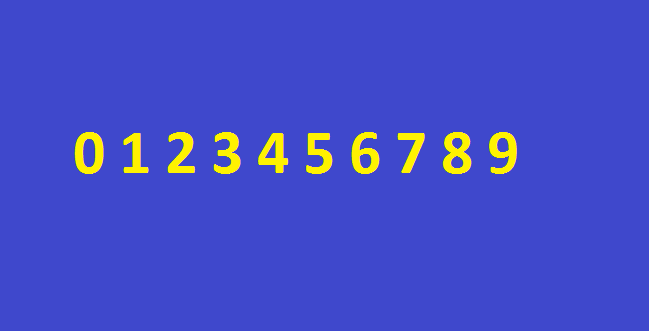
#> input picture v2/images/brojevi.png, 649 x 332 px
$ jupyter execute --allow-errors 'OCR basic.ipynb'   (shell and % lines are left out)   (Python 2 division)   (older library calls are emulated)
#> lines starting #> are read from the running program, lines starting #| are printed output that depends on the picture; after the words box and inside, x2 and y2 are one past the last pixel; in counts of white or black regions, pixels touching at a corner belong together
# Vežbe 2 - OCR (Optical character recognition)

Cilj ovih vežbi je implementacija osnovne verzije OCR-a i upoznavanje sa Keras okruženjem za rad sa neuronskim mrežama.

* Keras - Python biblioteka za laku implementaciju neuronski mreža (http://keras.io/)

### Tok aktivnosti implementacije OCR - a

Tok aktivnosti predstavlja korake koje je potrebno izvršiti prilikom implementacije OCR-a.

### Početak implementacije
Skup biblioteka sa prethodnih vežbi smo proširili Keras bibliotekom za rad sa neuronskim mrežama.

[cell 1]
#import potrebnih biblioteka
import cv2
import numpy as np
import matplotlib.pyplot as plt
import collections
from keras.models import Sequential
from keras.layers.core import Dense,Activation
from keras.optimizers import SGD

import matplotlib.pylab as pylab
pylab.rcParams['figure.figsize'] = 16, 12 # za prikaz većih slika i plotova, zakomentarisati ako nije potrebno

### Korak 1 - 3
Ovi koraci su detaljno objašnjeni na prethodnim vežbama, tao da neće biti dodatno objašnjavani

[cell 2]
def load_image(path):
#> called with path = 'images/brojevi.png'
    return cv2.cvtColor(cv2.imread(path), cv2.COLOR_BGR2RGB)
def image_gray(image):
    return cv2.cvtColor(image, cv2.COLOR_RGB2GRAY)
#> returned value: shape (332, 649)
def image_bin(image_gs):
    height, width = image_gs.shape[0:2]
#> height = 332; width = 649
    image_binary = np.ndarray((height, width), dtype=np.uint8)
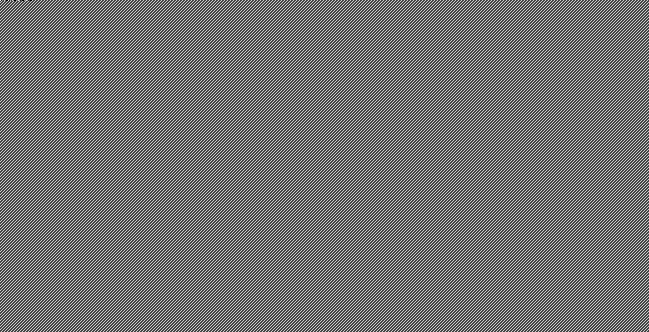
#> image_binary: shape (332, 649); min 0, max 240, mean 113
    ret,image_bin = cv2.threshold(image_gs, 127, 255, cv2.THRESH_BINARY)
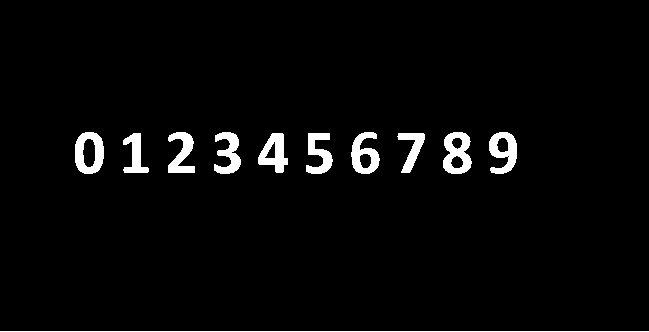
#> image_bin: shape (332, 649); 3.3% white; 11 white regions, largest, box (x1, y1, x2, y2) and area: (443, 132, 472, 174) 782, (75, 132, 104, 174) 759, (489, 132, 517, 174) 707
    return image_bin
def invert(image):
    return 255-image
def display_image(image, color= False):
    if color:
        plt.imshow(image)
    else:
        plt.imshow(image, 'gray')
def dilate(image):
    kernel = np.ones((3,3)) # strukturni element 3x3 blok
    return cv2.dilate(image, kernel, iterations=1)
#> returned value: shape (332, 649); 97.9% white; 10 black regions, largest, box (x1, y1, x2, y2) and area: (76, 133, 103, 173) 537, (444, 133, 471, 173) 521, (259, 134, 287, 172) 479
def erode(image):
    kernel = np.ones((3,3)) # strukturni element 3x3 blok
#> kernel = [[1, 1, 1], [1, 1, 1], [1, 1, 1]]
    return cv2.erode(image, kernel, iterations=1)
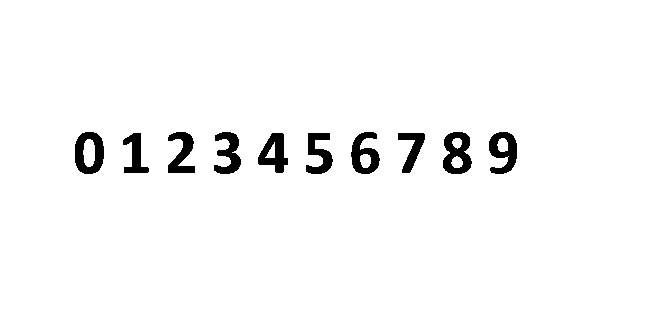
#> returned value: shape (332, 649); 97% white; 10 black regions

### Korak 4 -  izdvajanje regiona od interesa

U ovom koraku potrebno je izdvojiti samo regione(konture) od interesa. Potrebno je označiti regione od interesa na slici i napraviti listu slika od regiona koja će kasnije biti ulaz za neuronsku mrežu.

### TODO 1
* Označiti regione od interesa na originalnoj slici.
* Za svaki region napraviti posebnu sliku dimenzija 28 x 28.
* Za označavanje regiona koristiti metodu cv2.boundingRect(contour).
* Kao povratnu vrednost vratiti originalnu sliku na kojoj su obeleženi regioni i niz slika koje predstavljaju regione sortirane  po rastućoj vrednosti x ose

### TODO 2
Za potrebe TODO 1 implementirati funkciju za promenu veličine slike na 28 x 28

[cell 3]
#TODO 2
def resize_region(region):
    '''Transformisati selektovani region na sliku dimenzija 28x28'''
    return cv2.resize(region,(28,28), interpolation = cv2.INTER_NEAREST)
#TODO 1
def select_candidates(original, image_bin):
    '''Oznaciti regione od interesa na originalnoj slici.
        Za svaki region napraviti posebnu sliku dimenzija 28 x 28.
        Za označavanje regiona koristiti metodu cv2.boundingRect(contour).
        Kao povratnu vrednost vratiti originalnu sliku na kojoj su obeleženi regioni
        i niz slika koje predstavljaju regione sortirane po rastućoj vrednosti x ose
    '''
    img, contours, hierarchy = cv2.findContours(image_bin.copy(), cv2.RETR_LIST, cv2.CHAIN_APPROX_SIMPLE)
#> contours = 17 contours; largest, box (x1, y1, x2, y2) and area: (0, 0, 649, 331) 213840, (74, 131, 105, 175) 1090, (442, 131, 473, 175) 1030, (488, 131, 518, 175) 901, (350, 131, 381, 175) 886
    regions_dic = {}
    sorted_regions = [] ## lista sortiranih regiona po x osi
    for contour in contours:
        x,y,w,h = cv2.boundingRect(contour) #koordinate graničnog pravougaonika
        area = cv2.contourArea(contour)
        if area > 100 and h < 100 and h>15 and w>20:
            region = image_bin[y:y+h+1,x:x+w+1];
            regions_dic[x] = resize_region(region)
            cv2.rectangle(original,(x,y),(x+w,y+h),(0,255,0),2)
#> this loop made 17 passes
#> (x, y, w, h, area) on passes 1 to 12: (451, 156, 12, 12, 90.5), (360, 154, 11, 14, 109), (265, 142, 10, 16, 63.5), (83, 139, 12, 28, 245), (497, 138, 11, 14, 105), (452, 138, 10, 11, 67.5), (396, 132, 30, 42, 566.5), (305, 132, 29, 43, 702), (257, 132, 32, 42, 813.5), (122, 132, 28, 42, 583.5), (488, 131, 30, 44, 901), (442, 131, 31, 44, 1030)
#> (contour, x, y, w, h, area) on pass 17: ([[0, 0], [0, 330], [648, 330], [648, 0]], 0, 0, 649, 331, 213840)
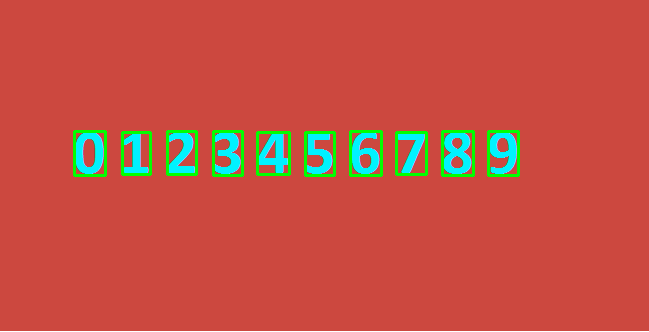
#> original: shape (332, 649, 3); mean of channels 0, 1, 2 67.7, 81, 194.4; drawn as B, G, R
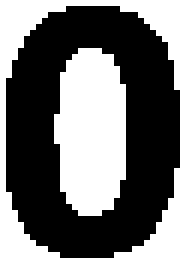
#> region: shape (45, 32) (shown 6 times larger); 47.3% white; 2 white regions, box (x1, y1, x2, y2) and area: (0, 0, 32, 45) 404, (9, 8, 21, 36) 277
#> after the loop, regions_dic = 10 items
    sorted_regions_dic = collections.OrderedDict(sorted(regions_dic.items()))
#> sorted_regions_dic = 10 items
    sorted_regions = sorted_regions_dic.values()
    return original, sorted_regions

## Korak 5

Regioni od interesa su predstavljeni vektorom čiji su elementi matrice dimenzija 28x28. Elementi matrica su vrednosti 0 ili 255. Potrebno je skalirati vrednosti elemenata matrice na opseg od 0 do 1, kako bi se pogodio linearni deo sigmoid funkcije i smanjilo vreme obučavanja.
Nakon skaliranja matrice je potrebno transformisati u vektor od 784 elementa.

##TODO 3

Skalirati sve elemente matrice na opseg od 0 do 1

##TODO 4

Svaki skalirani region transformisati u vektor od 784 elementa.

##TODO 5

Konvertovati azbuku u niz pogodan za obučavanje NM, odnosno niz čiji su svi elementi 0 osim elementa čiji je indeks jednak indeksu elementa iz alfabeta za koji formiramo niz.
Primer prvi element iz azbuke [1,0,0,0,0,0,0,0,0,0], za drugi [0,1,0,0,0,0,0,0,0,0] itd..

[cell 4]
#TODO 3
def scale_to_range(image): #skalira elemente slike na opseg od 0 do 1
    ''' Elementi matrice image su vrednosti 0 ili 255.
         Potrebno je skalirati sve elemente matrica na opseg od 0 do 1
    '''
    return image/255
#TODO 4
def prepare_for_NN(regions):
    '''Regioni su matrice dimenzija 28x28 čiji su elementi vrednosti 0 ili 255.
        Potrebno je skalirati svaki region i transformisati ga u vektor od 784 elementa '''
    ready = []
    for region in regions:
        scale = scale_to_range(region)
        ready.append(scale.flatten())
    return ready
#TODO 5
def convert_output(outputs):
    '''Konvertovati azbuku u niz pogodan za obučavanje NM,
        odnosno niz čiji su svi elementi 0 osim elementa čiji je
        indeks jednak indeksu elementa iz alfabeta za koji formiramo niz.
        Primer prvi element iz azbuke [1,0,0,0,0,0,0,0,0,0],
        za drugi [0,1,0,0,0,0,0,0,0,0] itd..
    '''
    nn_outputs = []
    for index, out in enumerate(outputs):
        output = np.zeros(len(outputs))
        output[index] = 1
        nn_outputs.append(output)
    return nn_outputs

##Korak 6

### Neuronska mreža

Veštačka neuronska mreža se sastoji od 784 ulazna neurona, 128 neurona u skrivenom sloju i 10 neurona na izlazu. Zašto baš 784 neurona na ulazu i 10 neurona na izlazu? Regione smo transformisali prvo na matricu dimenzija 28x28,a zatim u vektor od 784 elementa. Što se tiče 10 neurona na izlazu, to je posledica broja znakova u alfabetu. U našem primeru alfabet (0,1,2,3,4,5,6,7,8,9) ima 10 elemenata pa nam je potrebno 10 neurona na izlazu.
Neuronska mreža je implementirana pomoću Keras biblioteke.

[cell 5]
def NN_train(X_train, y_train):
    '''Implementacija veštačke neuronske mreže sa 784 neurona na uloznom sloju,
        128 neurona u skrivenom sloju i 10 neurona na izlazu. Aktivaciona funkcija sigmoid
    '''
    X_train = np.array(X_train, np.float32)
    y_train = np.array(y_train, np.float32)
    model = Sequential()
    model.add(Dense(input_dim=784, output_dim=128,init="glorot_uniform"))
    model.add(Activation("sigmoid"))
    model.add(Dense(input_dim=128, output_dim=10,init="glorot_uniform"))
    model.add(Activation("sigmoid"))

    sgd = SGD(lr=0.005, decay=1e-6, momentum=0.9, nesterov=True)
    model.compile(loss='mean_squared_error', optimizer=sgd)

    model.fit(X_train, y_train, nb_epoch=2000, batch_size=1, verbose = 0,shuffle=False,show_accuracy = False)#obučavanje
    score = model.evaluate(X_train, y_train, batch_size=1) #test obučenosti mreže


    return model

##Korak 7 - određivanje pobednika

Određivanje pobedničkog neurona. Pobednički neuron je neuron čija je aktivaciona vrednost najveća. Npr ako imamo dva neurona sa aktivacionim vrednostima 0.3 i 0.89, pobednik je drugi 0.89.

##TODO 6

Pronaći indeks neurona koji je najviše pobuđen.

[cell 6]
#TODO 6
def winner(outputs):
    '''pronaći indeks neurona koji je najviše pobuđen'''
    return max(enumerate(outputs), key=lambda x: x[1])[0]

##Korak 8 - prikaz rezultata

## TODO 7

Pikazati rezultat prepoznavanja neuronske mreže. Za svaki rezultat pronaći indeks pobedničkog  neurona koji ujedno predstavlja i indeks prepoznatog elementa  u azbuci. Dodati karakter iz azbuke u result

[cell 7]
def display_result(results, data):
    '''za svaki rezultat pronaći indeks pobedničkog
        regiona koji ujedno predstavlja i indeks u azbuci.
        Dodati karakter iz azbuke u result'''
    result = []
    for res in results:
        result.append(data[winner(res)])
    return result

## Start
Učitati sliku za obučavanje veštačke neuronske mreže. Transformisati sliku i binarni oblik i označiti regione od interesa (u ovom slučaju to su brojevi od 0 do 9).
Prikazati sliku sa označenim regionima od interesa.

[cell 8]
image_color = load_image('images/brojevi.png')
img = invert(image_bin(image_gray(image_color)))
img_bin = erode(dilate(img))
selected_regions, numbers = select_candidates(image_color.copy(),img)
display_image(selected_regions)

[cell 9]
#insert alphabet here
alphabet = [0,1,2,3,4,5,6,7,8,9]

[cell 10]
inputs = prepare_for_NN(numbers)
#> inputs = 10 items
outputs = convert_output(alphabet)
#> (the rest of this cell did not finish here and is left out)

### Verifikacija i primer predikcije

Za verifikaciju obučenosti neuronske mreže ćemo uzeti drugi i treći ulazni vektor.
Metoda **model.predict** kao ulazni parametar prima niz vektora dimenzija 784.
Rezultat **predict** metode je niz vektora dimenzije 10, koji sadrži koeficijente pobuđenosti.

#> (a cell that did not finish here is left out)

## TODO 8

Učitati sliku za testiranje rada OCR -a  'images/test.png'. Transformisati sliku u oblik pogodan za ulaz u neuronsku mrežu.
Prikazati rezultate predikcije kao i sliku sa označenim regionima od interesa.

PSEUDO KOD:
* učitati sliku 'images/test.png'
* pretvoriti sliku u binarnu i ako je potrebno invertovati je
* ako je potrebno primeniti eroziju i/ili diletaciju
* selektovati regione od značaja
* pripremiti podatke za ulaz na NM
* pozvati metodu **predict**, a kao parametar proslediti pripremljene podatke
* prikazati rezultate predikcije

[cell 12]
test_color = load_image('images/test.png')
#> call 2 of load_image, with path = 'images/test.png'
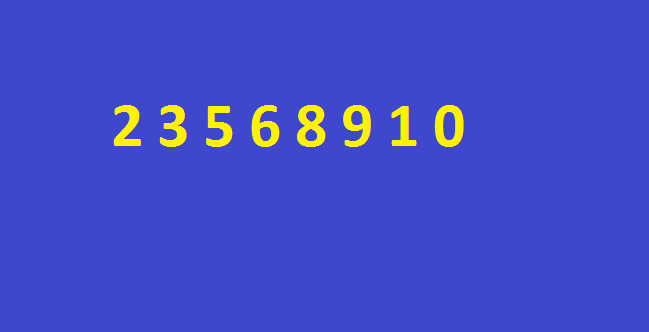
#> input picture v2/images/test.png, 649 x 332 px
test = invert(image_bin(image_gray(test_color)))
#> in image_gray (call 2), `return cv2.cvtColor(image, cv2.COLOR_RGB2GRAY)`:
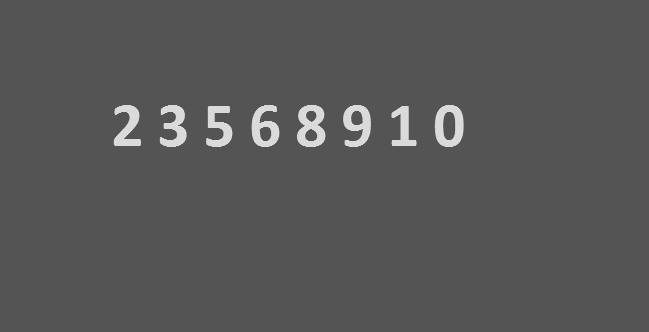
#> returned value: shape (332, 649); min 78, max 228, mean 87.2
#> in image_bin (call 2), `ret,image_bin = cv2.threshold(image_gs, 127, 255, cv2.THRESH_BINARY)`: image_bin: shape (332, 649); 2.5% white; 8 white regions, largest, box (x1, y1, x2, y2) and area: (297, 105, 326, 147) 782, (435, 105, 464, 147) 759, (343, 105, 371, 147) 707
test_bin = erode(dilate(test))
#> in dilate (call 2), `return cv2.dilate(image, kernel, iterations=1)`:
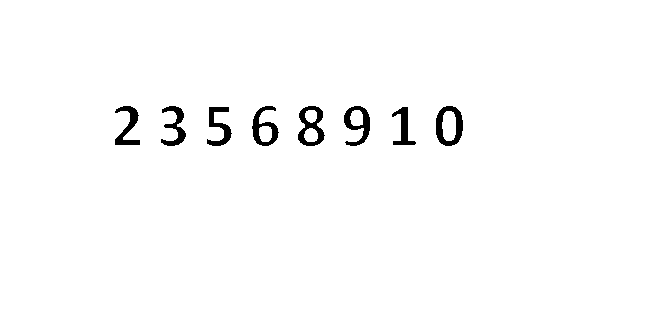
#> returned value: shape (332, 649); 98.3% white; 8 black regions, largest, box (x1, y1, x2, y2) and area: (436, 106, 463, 146) 537, (298, 106, 325, 146) 521, (344, 106, 370, 146) 473
#> in erode (call 2), `return cv2.erode(image, kernel, iterations=1)`: returned value: shape (332, 649); 97.5% white; 8 black regions
selected_test, test_numbers = select_candidates(test_color.copy(),test_bin)
#> in select_candidates (call 2), `img, contours, hierarchy = cv2.findContours(image_bin.copy(), cv2.RETR..`: contours = 14 contours; largest, box (x1, y1, x2, y2) and area: (0, 0, 649, 332) 214488, (434, 104, 465, 148) 1090, (296, 104, 327, 148) 1029, (342, 104, 372, 148) 901, (250, 104, 281, 148) 886
#> the loop in select_candidates (call 2), `for contour in contours:` made 14 passes
#> (x, y, w, h, area) on passes 1 to 12: (305, 129, 12, 12, 90.5), (260, 127, 11, 14, 109), (443, 112, 12, 28, 245), (351, 111, 11, 14, 105), (306, 111, 10, 11, 67.5), (390, 105, 28, 42, 581.5), (205, 105, 29, 43, 702), (434, 104, 31, 44, 1090.5), (342, 104, 30, 44, 901), (296, 104, 31, 44, 1029), (250, 104, 31, 44, 886.5), (159, 104, 29, 44, 718.5)
#> (contour, x, y, w, h, area) on pass 14: ([[0, 0], [0, 331], [648, 331], [648, 0]], 0, 0, 649, 332, 214488)
#> after the loop in select_candidates (call 2), `for contour in contours:`:
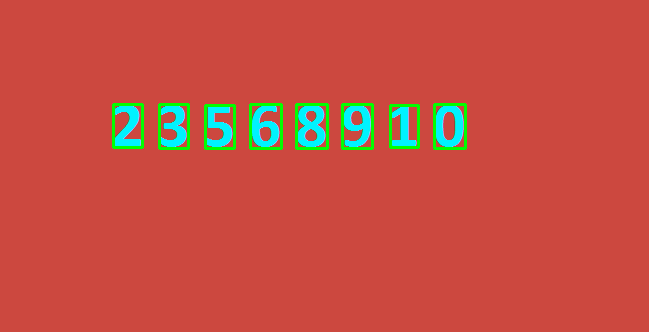
#> original: shape (332, 649, 3); mean of channels 0, 1, 2 66.5, 78.9, 196.1; drawn as B, G, R
#> after the loop in select_candidates (call 2), `for contour in contours:`:
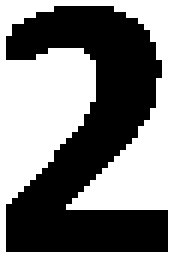
#> region: shape (44, 30) (shown 6 times larger); 53% white; 1 black region, box (x1, y1, x2, y2) and area: (1, 1, 28, 42) 621
#> after the loop in select_candidates (call 2), `for contour in contours:`: regions_dic = 8 items
display_image(selected_test)
test_inputs = prepare_for_NN(test_numbers)
#> test_inputs = 8 items
#> (the rest of this cell did not finish here and is left out)
